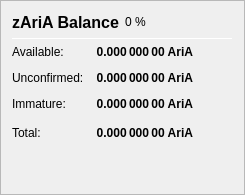
                   <widget class="QFrame" name="frame_ZerocoinBalances">
                    <property name="frameShape">
                     <enum>QFrame::StyledPanel</enum>
                    </property>
                    <property name="frameShadow">
                     <enum>QFrame::Raised</enum>
                    </property>
                    <layout class="QVBoxLayout" name="verticalLayout_7">
                     <item>
                      <layout class="QHBoxLayout" name="horizontalLayout_8" stretch="0,0,0">
                       <item>
                        <widget class="QLabel" name="label_5z_3">
                         <property name="minimumSize">
                          <size>
                           <width>0</width>
                           <height>20</height>
                          </size>
                         </property>
                         <property name="font">
                          <font>
                           <pointsize>12</pointsize>
                           <weight>75</weight>
                           <bold>true</bold>
                          </font>
                         </property>
                         <property name="text">
                          <string>zAriA Balance</string>
                         </property>
                        </widget>
                       </item>
                       <item>
                        <widget class="QLabel" name="labelzAriAPercent">
                         <property name="text">
                          <string notr="true">0 %</string>
                         </property>
                        </widget>
                       </item>
                       <item>
                        <spacer name="horizontalSpacer_11">
                         <property name="orientation">
                          <enum>Qt::Horizontal</enum>
                         </property>
                         <property name="sizeHint" stdset="0">
                          <size>
                           <width>40</width>
                           <height>20</height>
                          </size>
                         </property>
                        </spacer>
                       </item>
                      </layout>
                     </item>
                     <item>
                      <widget class="Line" name="line_ZerocoinBalance">
                       <property name="minimumSize">
                        <size>
                         <width>0</width>
                         <height>1</height>
                        </size>
                       </property>
                       <property name="maximumSize">
                        <size>
                         <width>16777215</width>
                         <height>1</height>
                        </size>
                       </property>
                       <property name="orientation">
                        <enum>Qt::Horizontal</enum>
                       </property>
                      </widget>
                     </item>
                     <item>
                      <layout class="QGridLayout" name="gridLayout_5">
                       <property name="spacing">
                        <number>12</number>
                       </property>
                       <item row="1" column="0">
                        <widget class="QLabel" name="labelzBalanceMatureText">
                         <property name="toolTip">
                          <string>Mature: more than 20 confirmation and more than 3 mints of the same denomination after it was minted.
These zAriA are spendable.</string>
                         </property>
                         <property name="text">
                          <string>Available:</string>
                         </property>
                        </widget>
                       </item>
                       <item row="1" column="1">
                        <widget class="QLabel" name="labelzBalanceMature">
                         <property name="font">
                          <font>
                           <weight>75</weight>
                           <bold>true</bold>
                          </font>
                         </property>
                         <property name="toolTip">
                          <string>Mature: more than 20 confirmation and more than 3 mints of the same denomination after it was minted.
These zAriA are spendable.</string>
                         </property>
                         <property name="text">
                          <string notr="true">0.000 000 00 AriA</string>
                         </property>
                         <property name="alignment">
                          <set>Qt::AlignRight|Qt::AlignTrailing|Qt::AlignVCenter</set>
                         </property>
                        </widget>
                       </item>
                       <item row="2" column="0">
                        <widget class="QLabel" name="labelzBalanceUnconfirmedText">
                         <property name="toolTip">
                          <string>Unconfirmed: less than 20 confirmations
Immature: confirmed, but less than 3 mints of the same denomination after it was minted</string>
                         </property>
                         <property name="text">
                          <string>Unconfirmed:</string>
                         </property>
                        </widget>
                       </item>
                       <item row="2" column="1">
                        <widget class="QLabel" name="labelzBalanceUnconfirmed">
                         <property name="font">
                          <font>
                           <weight>75</weight>
                           <bold>true</bold>
                          </font>
                         </property>
                         <property name="toolTip">
                          <string>Unconfirmed: less than 20 confirmations
Immature: confirmed, but less than 3 mints of the same denomination after it was minted</string>
                         </property>
                         <property name="text">
                          <string notr="true">0.000 000 00 AriA</string>
                         </property>
                         <property name="alignment">
                          <set>Qt::AlignRight|Qt::AlignTrailing|Qt::AlignVCenter</set>
                         </property>
                        </widget>
                       </item>
                       <item row="3" column="0">
                        <widget class="QLabel" name="labelzBalanceImmatureText">
                         <property name="toolTip">
                          <string>Unconfirmed: less than 20 confirmations
Immature: confirmed, but less than 3 mints of the same denomination after it was minted</string>
                         </property>
                         <property name="text">
                          <string>Immature:</string>
                         </property>
                        </widget>
                       </item>
                       <item row="3" column="1">
                        <widget class="QLabel" name="labelzBalanceImmature">
                         <property name="font">
                          <font>
                           <weight>75</weight>
                           <bold>true</bold>
                          </font>
                         </property>
                         <property name="toolTip">
                          <string>Unconfirmed: less than 20 confirmations
Immature: confirmed, but less than 3 mints of the same denomination after it was minted</string>
                         </property>
                         <property name="text">
                          <string notr="true">0.000 000 00 AriA</string>
                         </property>
                         <property name="alignment">
                          <set>Qt::AlignRight|Qt::AlignTrailing|Qt::AlignVCenter</set>
                         </property>
                        </widget>
                       </item>
                       <item row="4" column="0">
                        <widget class="QLabel" name="labelzBalanceText">
                         <property name="toolTip">
                          <string>Your current zAriA balance, unconfirmed and immature zAriA included.</string>
                         </property>
                         <property name="text">
                          <string>Total:</string>
                         </property>
                        </widget>
                       </item>
                       <item row="4" column="1">
                        <widget class="QLabel" name="labelzBalance">
                         <property name="font">
                          <font>
                           <weight>75</weight>
                           <bold>true</bold>
                          </font>
                         </property>
                         <property name="cursor">
                          <cursorShape>IBeamCursor</cursorShape>
                         </property>
                         <property name="toolTip">
                          <string>Your current zAriA balance, unconfirmed and immature zAriA included.</string>
                         </property>
                         <property name="text">
                          <string notr="true">0.000 000 00 AriA</string>
                         </property>
                         <property name="alignment">
                          <set>Qt::AlignRight|Qt::AlignTrailing|Qt::AlignVCenter</set>
                         </property>
                         <property name="textInteractionFlags">
                          <set>Qt::LinksAccessibleByMouse|Qt::TextSelectableByKeyboard|Qt::TextSelectableByMouse</set>
                         </property>
                        </widget>
                       </item>
                       <item row="4" column="2">
                        <spacer name="horizontalSpacer_4">
                         <property name="orientation">
                          <enum>Qt::Horizontal</enum>
                         </property>
                         <property name="sizeHint" stdset="0">
                          <size>
                           <width>40</width>
                           <height>20</height>
                          </size>
                         </property>
                        </spacer>
                       </item>
                      </layout>
                     </item>
                     <item>
                      <spacer name="verticalSpacer_4">
                       <property name="orientation">
                        <enum>Qt::Vertical</enum>
                       </property>
                       <property name="sizeHint" stdset="0">
                        <size>
                         <width>20</width>
                         <height>40</height>
                        </size>
                       </property>
                      </spacer>
                     </item>
                    </layout>
                   </widget>
